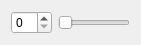
<?xml version="1.0" encoding="UTF-8"?>
<ui version="4.0">
 <class>SmallWdight</class>
 <widget class="QWidget" name="SmallWdight">
  <property name="geometry">
   <rect>
    <x>0</x>
    <y>0</y>
    <width>141</width>
    <height>33</height>
   </rect>
  </property>
  <property name="windowTitle">
   <string>Form</string>
  </property>
  <layout class="QHBoxLayout" name="horizontalLayout">
   <item>
    <widget class="QSpinBox" name="spinBox"/>
   </item>
   <item>
    <widget class="QSlider" name="horizontalSlider">
     <property name="orientation">
      <enum>Qt::Horizontal</enum>
     </property>
    </widget>
   </item>
  </layout>
 </widget>
 <resources/>
 <connections/>
</ui>
